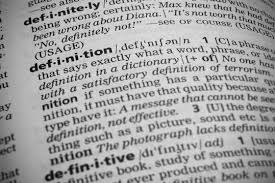
#> input picture cv_and_ml_with_python_and_opencv/img14.jpg, 275 x 183 px
$ jupyter execute cv_ml_2_1.ipynb
#> lines starting #> are read from the running program, lines starting #| are printed output that depends on the picture; after the words box and inside, x2 and y2 are one past the last pixel; in counts of white or black regions, pixels touching at a corner belong together
[cell 1]
from pathlib import Path
import numpy as np
import cv2


img_path = Path('./img14.jpg')
img1 = cv2.imread(str(img_path), cv2.IMREAD_GRAYSCALE)
#> img1 is the input picture: shape (183, 275); min 0, max 246, mean 163.2


img1 = cv2.resize(img1, (320, 240))
#> img1: shape (240, 320)


methods = [cv2.THRESH_BINARY,
           cv2.THRESH_BINARY_INV,
           cv2.THRESH_TRUNC,
           cv2.THRESH_TOZERO,
           cv2.THRESH_TOZERO_INV,
           cv2.THRESH_OTSU,
           cv2.THRESH_TRIANGLE,
           cv2.ADAPTIVE_THRESH_MEAN_C,
           cv2.ADAPTIVE_THRESH_GAUSSIAN_C,
           cv2.ADAPTIVE_THRESH_MEAN_C,
           cv2.ADAPTIVE_THRESH_GAUSSIAN_C]
thres = 70
maxVal = 255
ress = []

for i in range(0, 7):
    ret, res = cv2.threshold(img1, thres, maxVal, methods[i])
    ress.append(res)
#> this loop made 7 passes
#> ret on passes 1 to 7: 70, 70, 70, 70, 70, 152, 87
#> pass 1, `ret, res = cv2.threshold(img1, thres, maxVal, methods[i])`:
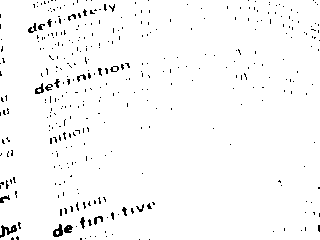
#> res: shape (240, 320); 97.6% white; black in thin lines or dots
#> pass 3, `ret, res = cv2.threshold(img1, thres, maxVal, methods[i])`:
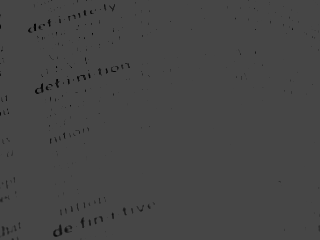
#> res: shape (240, 320); min 0, max 70, mean 69.5
#> after the loop, ress = 7 items

ress.append(cv2.adaptiveThreshold(img1, maxVal, methods[7], methods[0], 11, 0))
ress.append(cv2.adaptiveThreshold(img1, maxVal, methods[8], methods[0], 11, 0))
ress.append(cv2.adaptiveThreshold(img1, maxVal, methods[9], methods[0], 61, 0))
ress.append(cv2.adaptiveThreshold(img1, maxVal, methods[10], methods[0], 61, 0))


displays = [('input1', img1), ('res1', ress[0]), ('res2', ress[1]), ('res3', ress[2]),
            ('res4', ress[3]), ('res5', ress[4]), ('res6', ress[5]), ('res7', ress[6]),
            ('res8', ress[7]), ('res9', ress[8]), ('res10', ress[9]), ('res11', ress[10])]

for (name, out) in displays:
    cv2.imshow(name, out)
#> this loop made 12 passes
#> name on passes 1 to 12: 'input1', 'res1', 'res2', 'res3', 'res4', 'res5', 'res6', 'res7', 'res8', 'res9', 'res10', 'res11'

cv2.waitKey(0)
cv2.destroyAllWindows()


save_dir = Path('./code_res_imgs/c2_threshold')
save_dir.mkdir(parents=True, exist_ok=True)

for (name, out) in displays:
    output_path = save_dir / f'{name}.jpg'
    cv2.imwrite(str(output_path), out)

[cell 2]
from pathlib import Path
import cv2

img1 = cv2.imread('./img7.jpg', cv2.IMREAD_UNCHANGED)
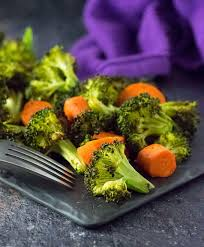
#> input picture cv_and_ml_with_python_and_opencv/img7.jpg, 204 x 247 px
#> img1 is the input picture: shape (247, 204, 3); mean B, G, R 70.4, 79.7, 92
img1 = cv2.resize(img1, (320, 240))
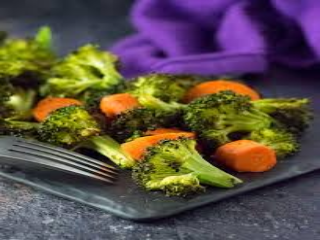
#> img1: shape (240, 320, 3); mean B, G, R 70.3, 79.6, 91.9

res1 = cv2.cvtColor(img1, cv2.COLOR_BGR2HSV)
#> res1: shape (240, 320, 3); mean H, S, V 81, 129.9, 106.6

res1_split = list(cv2.split(res1))
#> res1_split = 3 items
res1_split[2] = cv2.add(res1_split[2], 100)
res1_merge = cv2.merge(res1_split)
#> res1_merge: shape (240, 320, 3); mean H, S, V 81, 129.9, 199.1
res1_merge = cv2.cvtColor(res1_merge, cv2.COLOR_HSV2BGR)
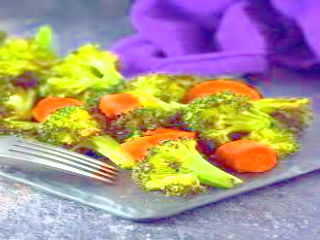
#> res1_merge: shape (240, 320, 3); mean B, G, R 136.7, 148.8, 169.7

displays = [
    ('img1', img1),
    ('res1', res1),
    ('res1_split_0', res1_split[0]),
    ('res1_split_1', res1_split[1]),
    ('res1_split_2', res1_split[2]),
    ('res1_merge', res1_merge)
]

for (name, out) in displays:
    cv2.imshow(name, out)
#> this loop made 6 passes

cv2.waitKey(0)
cv2.destroyAllWindows()

save_dir = Path('./code_res_imgs/c2_merge')
save_dir.mkdir(parents=True, exist_ok=True)

for (name, out) in displays:
    output_path = save_dir / f'{name}.jpg'
    cv2.imwrite(str(output_path), out)

[cell 3]
from pathlib import Path
import cv2
import numpy as np

img1 = cv2.imread('./image1.jpg', cv2.IMREAD_UNCHANGED)
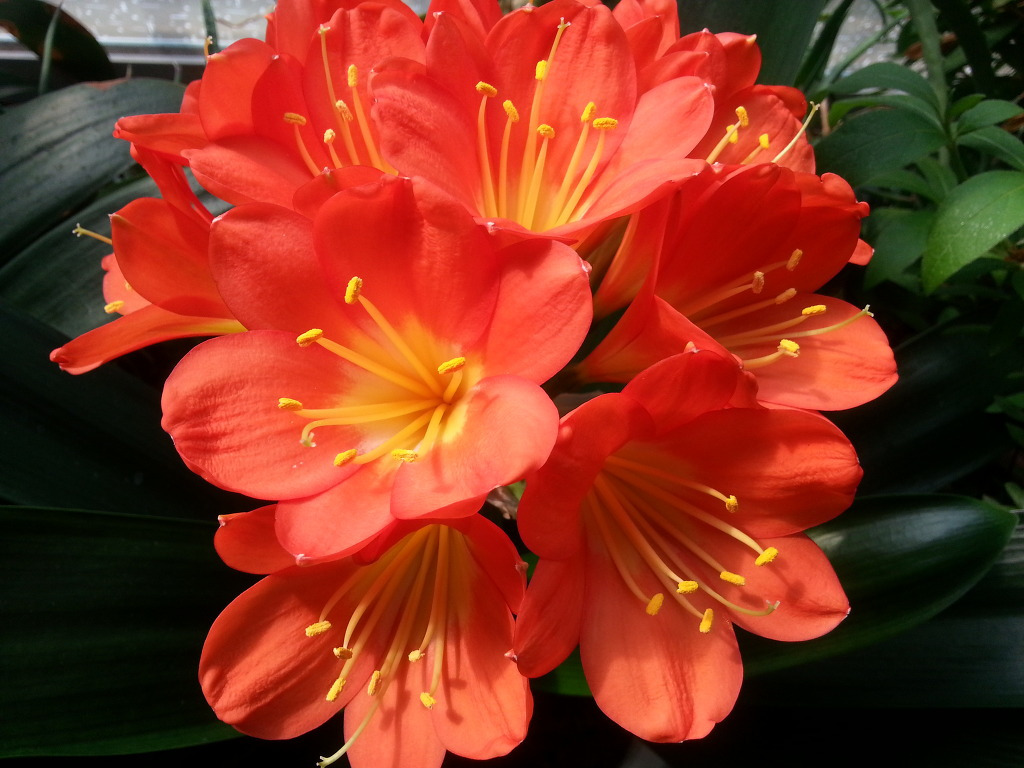
#> input picture cv_and_ml_with_python_and_opencv/image1.jpg, 1024 x 768 px
#> img1 is the input picture: shape (768, 1024, 3); mean B, G, R 32.3, 52.2, 135.2
img2 = cv2.imread('./img2.jpg', cv2.IMREAD_UNCHANGED)
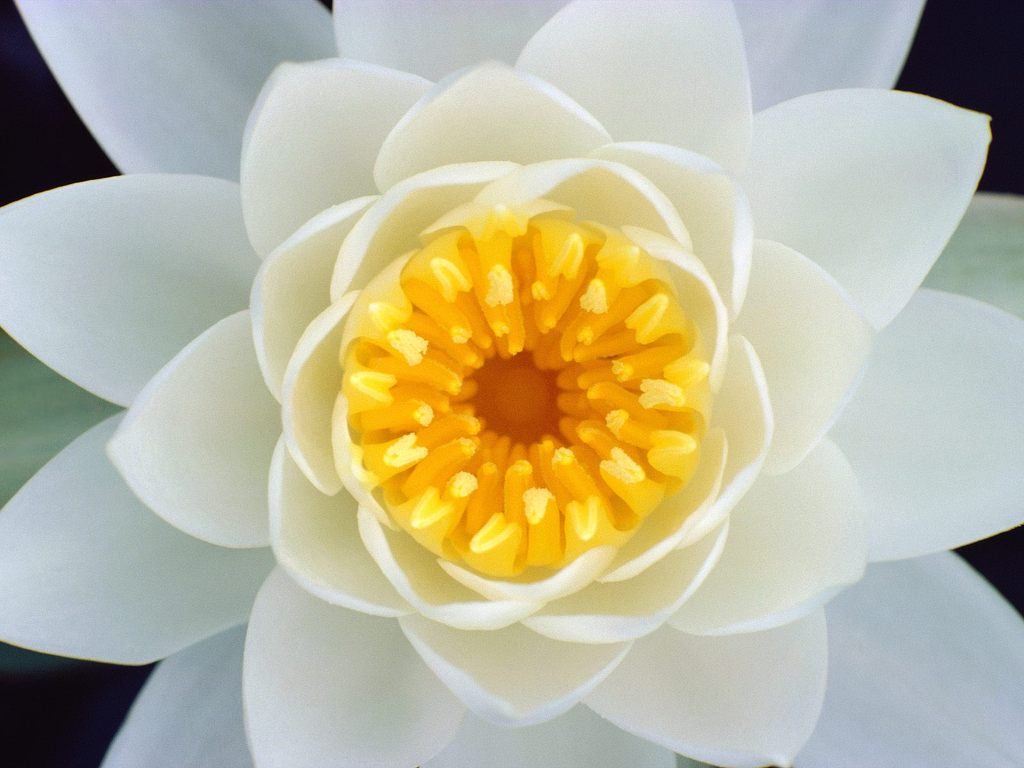
#> input picture cv_and_ml_with_python_and_opencv/img2.jpg, 1024 x 768 px
#> img2 is the input picture: shape (768, 1024, 3); mean B, G, R 158.5, 184.1, 188.1
img1 = cv2.resize(img1, (320, 240))
#> img1: shape (240, 320, 3)
img2 = cv2.resize(img2, (320, 240))
#> img2: shape (240, 320, 3)

mask = np.full(shape=img1.shape, fill_value=0, dtype=np.uint8)
h, w = img1.shape[:2]
#> h = 240; w = 320
x = (int)(w/2) - 60
#> x = 100
y = (int)(h/2) - 60
#> y = 60
cv2.rectangle(mask, (x, y), (x+120, y+120), (255, 255, 255), -1)
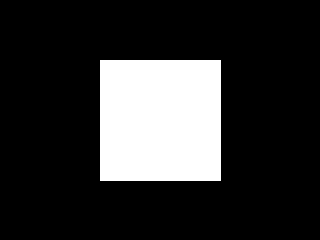
#> mask: shape (240, 320, 3); 19.1% white; 1 white region, box (x1, y1, x2, y2) and area: (100, 60, 221, 181) 14641

ress = []
ress.append(cv2.add(img1, img2))
ress.append(cv2.addWeighted(img1, 0.5, img2, 0.5, 0))
ress.append(cv2.subtract(img1, img2))
ress.append(cv2.absdiff(img1, img2))
ress.append(cv2.bitwise_not(img1))
ress.append(cv2.bitwise_and(img1, mask))


displays = [
    ('img1', img1),
    ('img2', img2),
    ('add', ress[0]),
    ('subtract', ress[1]),
    ('diff', ress[2]),
    ('bitnot', ress[3]),
    ('bitand', ress[4]),
]

for (name, out) in displays:
    cv2.imshow(name, out)
#> this loop made 7 passes

cv2.waitKey(0)
cv2.destroyAllWindows()

save_dir = Path('./code_res_imgs/c2_arithmeticLogical')
save_dir.mkdir(parents=True, exist_ok=True)

for (name, out) in displays:
    output_path = save_dir / f'{name}.jpg'
    cv2.imwrite(str(output_path), out)

[cell 4]
img1.shape
#> Out = (240, 320, 3)

[cell 5]
from pathlib import Path
import cv2
import numpy as np

img1 = cv2.imread('./image2.jfif', cv2.IMREAD_UNCHANGED)
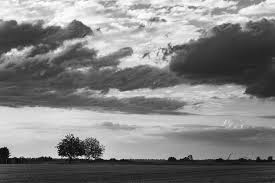
#> input picture cv_and_ml_with_python_and_opencv/image2.jfif, 275 x 183 px
#> img1 is the input picture: shape (183, 275, 3); min 0, max 255, mean 129.9

v = np.full(shape=img1.shape, fill_value=100, dtype=np.uint8)
v_n = np.full(shape=img1.shape, fill_value=255, dtype=np.uint8)

ress = []
ress.append(np.uint8(img1 + v))
ress.append(cv2.add(img1, v))
ress.append(cv2.subtract(v_n, img1))
#> v_n: shape (183, 275, 3); every value is 255

displays = [
    ('img1', img1),
    ('add', ress[0]),
    ('포화', ress[1]),
    ('subtact', ress[2])
]

for (name, out) in displays:
    cv2.imshow(name, out)
#> this loop made 4 passes
#> pass 2, `cv2.imshow(name, out)`:
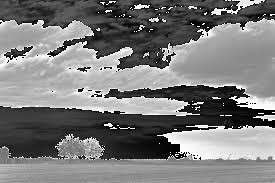
#> window 'add': shape (183, 275, 3); min 0, max 255, mean 122.5

cv2.waitKey(0)
cv2.destroyAllWindows()

save_dir = Path('./code_res_imgs/c2_brightadjustment')
save_dir.mkdir(parents=True, exist_ok=True)

for (name, out) in displays:
    output_path = save_dir / f'{name}.jpg'
    cv2.imwrite(str(output_path), out)
